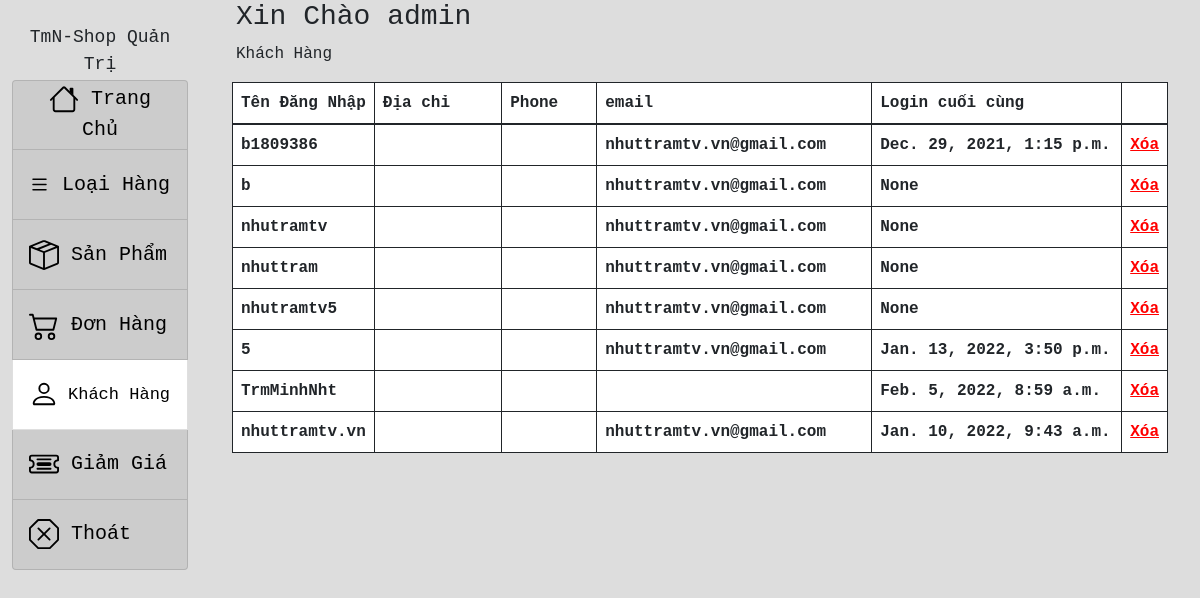
Page /quantri/quantrikhachhang/ (signed in) on the committed database.
### khachhang/models.py (models this page shows)
class Khach_Hang(AbstractUser):
    so_dien_thoai = models.CharField(default='',max_length=15)
    dia_chi = models.CharField(default='', max_length=255)

### khachhang/views.py (the view)
# urls.py: path('quantri/quantrikhachhang/', views.viewkhachhang ,name = "quantrikhachhang" ),
def viewkhachhang(request):
    khachhang = Khach_Hang.objects.filter(id__gt = '1')
    return render(request, 'pages/quantrikhachhang.html' , {'khachhang':khachhang} )

### khachhang/templates/pages/quantrikhachhang.html (shortened to what this page needs)
{% extends 'pages/quantri.html' %}
{% load static %}
{% block    css %}
<link rel="stylesheet" href="{% static 'css/qtkhachhang.css' %}" type="text/css">
{% endblock %}
{% block  content %}
            <p>Khách Hàng</p>
        </div>
        <div class="row gx-2">
            <table class="table table-bordered border-dark" style="background-color:#FFFFFFFF;">
                <thead>
                  <tr>
                    <th scope="col" style="width: 125px;">Tên Đăng Nhập</th>
                    <th scope="col">Địa chỉ</th>
                    <th scope="col" style="width: 95px;">Phone</th>
                    <th scope="col" style="width: 275px;">email</th>
                    <th scope="col"  style="width: 250px;">Login cuối cùng</th>
                    <th scope="col"  style="width: 35px;" > </th>
                  </tr>
                  {% for khachhang in khachhang %}
                </thead>
                <tr>
                  <th scope="col" id="tenkh">{{khachhang.username}}</th>
                  <th scope="col">{{khachhang.dia_chi}}</th>
                  <th scope="col">{{khachhang.so_dien_thoai}}</th>
                  <th scope="col">{{khachhang.email}}</th>
                  <th scope="col">{{khachhang.last_login}}</th>
                  <th scope="col" ><a href="{% url 'quantrixoakhachhang' khachhang.id  %}" style="color: red;" onclick=" return xoa()"> Xóa</a> </th>
                </tr>
              {% endfor %}
              </table>
        </div>
</div>
{% endblock %}

### quantri/templates/pages/quantri.html (shortened to what this page needs)
{% load static %}
<!DOCTYPE html>
<html lang="en">
<head>
    <link rel="stylesheet" href="{% static 'css/bootstrap.min.css' %}" type="text/css">
    {% block css %} {% endblock %}
</head>
<body style="background-color: #DDDDDD">
    <div class="container-fluid " style = "font-family:courier,arial,helvetica;" >
        <div class="row">
            <div class="col col-md-2"  style="text-align: center;">
                <div style="height: 80px; width: 100%;text-align: center;">
                    <br>
                    <span style="font-size:18px " >TmN-Shop Quản Trị</span>
                </div>
                <ul class="list-group" style="font-size:20px;">
                    <li class="list-group-item d-flex justify-content-between align-items-center qttrangchu" style="height: 70px; background-color: #CCCCCC; ">
                      <a href="{% url 'quantri' %}" style="text-decoration: none;color: black;"> <p style="margin-top: 15px;">  Trang Chủ </p> </a>
                    </li>
                    <li class="list-group-item d-flex justify-content-between align-items-center qtloaihang"  style="height: 70px; background-color: #CCCCCC;">
                      <a href="{% url 'loaihang' %}" style="text-decoration: none;color: black;">  <p style="margin-top: 17px;">
                            Loại Hàng</p> </a>
                      </li>
                    <li class="list-group-item d-flex justify-content-between align-items-center qtsanpham"  style="height: 70px; background-color: #CCCCCC;">
                        <a href="{% url 'sanpham' %}" style="text-decoration: none;color: black;">  <p style="margin-top: 17px;">
                          Sản Phẩm </p> </a>
                    </li>
                    <li class="list-group-item d-flex justify-content-between align-items-center qtdon"  style="height: 70px; background-color: #CCCCCC;">
                        <a href="{% url 'quantridonhang' %}" style="text-decoration: none;color: black;">  <p style="margin-top: 17px;">
                              Đơn Hàng
                        </p> </a>
                    </li>
                    <li class="list-group-item d-flex justify-content-between align-items-center qtkhach"  style="height: 70px; background-color: #CCCCCC;">
                        <a href="{% url 'quantrikhachhang' %}" style="text-decoration: none;color: black;">   <p  style="margin-top: 15px;">
                              <span  style=" margin-left: -3px;font-size: 17px;"> Khách Hàng </span>
                        </p> </a>
                    </li>
                    <li class="list-group-item d-flex justify-content-between align-items-center qtgiamia"  style="height: 70px; background-color: #CCCCCC;">
                        <a href="{% url 'giamgia' %}" style="text-decoration: none;color: black;">    <p  style="margin-top: 15px;">
                              Giảm Giá
                        </p> </a>
                    </li>
                    <li class="list-group-item d-flex justify-content-between align-items-center"  style="height: 70px; background-color: #CCCCCC;">
                       <a style="text-decoration: none;color: #000;" href="{% url 'dangxuat' %}"> <p  style="margin-top: 15px;">
                              Thoát
                        </p>
                      </a>
                    </li>
                </ul>
            </div>
            <div class="col col-md-10  ">
                <div class="container overflow-hidden ">
                    <div class="row" >
                      <h3>Xin Chào  {{user.username}}</h3>
            {% block content %}
            {% endblock %}
        </div>
    </div>
</body>
</html>

### trangchu/static/css/qtkhachhang.css (style rules this page uses)
.qtkhach { background-color: #FFFFFF !important; }

### rows in the picture
Khach_Hang: username "admin"
Khach_Hang: username "b1809386", email "nhuttramtv.vn@gmail.com", last_login "Dec. 29, 2021, 1:15 p.m."
Khach_Hang: username "b", email "nhuttramtv.vn@gmail.com", last_login "None"
Khach_Hang: username "nhutramtv", email "nhuttramtv.vn@gmail.com", last_login "None"
Khach_Hang: username "nhuttram", email "nhuttramtv.vn@gmail.com", last_login "None"
Khach_Hang: username "nhutramtv5", email "nhuttramtv.vn@gmail.com", last_login "None"
Khach_Hang: username "5", email "nhuttramtv.vn@gmail.com", last_login "Jan. 13, 2022, 3:50 p.m."
Khach_Hang: username "TrmMinhNht", last_login "Feb. 5, 2022, 8:59 a.m."
Khach_Hang: username "nhuttramtv.vn", email "nhuttramtv.vn@gmail.com", last_login "Jan. 10, 2022, 9:43 a.m."
